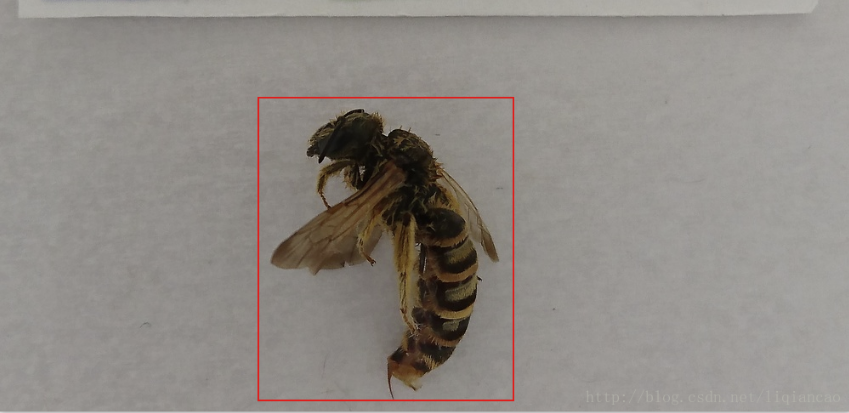
#> input picture Test/mifeng.png, 849 x 413 px
$ python test_cv1.py
#> lines starting #> are read from the running program, lines starting #| are printed output that depends on the picture
# # -*- coding:utf-8 -*-
#
from PIL import Image
from pylab import *
import os
#
# def cut(id,vx,vy):
#     #打开图片图片1.jpg
#     name1 = "/home/xuna/桌面/3/图片" + id + ".jpg"
#     name2 = "/home/xuna/桌面/3/图片" + id + "_切块_"
#     im = Image.open(name1)
#
#     #偏移量
#     dx = 40
#     dy = 40
#     n = 1
#
#     #左上角切割
#     x1 = 0
#     y1 = 0
#     x2 = vx
#     y2 = vy
#
#     #纵向
#     while x2 <= 320:
#         #横向切
#         while y2 <= 480:
#             name3 = name2 + str(n) + ".jpg"
#             #print n,x1,y1,x2,y2
#             im2 = im.crop((y1, x1, y2, x2))
#             im2.save(name3)
#             y1 = y1 + dy
#             y2 = y1 + vy
#             n = n + 1
#         x1 = x1 + dx
#         x2 = x1 + vx
#         y1 = 0
#         y2 = vy
#
#     print("图片切割成功，切割得到的子图片数为")
#     return n-1
#
#
# if __name__=="__main__":
#
#     #取图片id的后两位
#     id = "1"
#
#     #切割图片的面积 vx,vy
#     #大
#     res = cut(id,160,160)
#
#     #中
#     #res = cut(id,120,120)
#
#     #小
#     #res = cut(id,80,80)
#
#     print(res)
image = Image.open('mifeng.png')
#> image is the input picture: PIL image 849x413 RGB; mean R, G, B 143.4, 138.6, 133.6
box = (250,100,550,400)
image2 = image.crop(box)
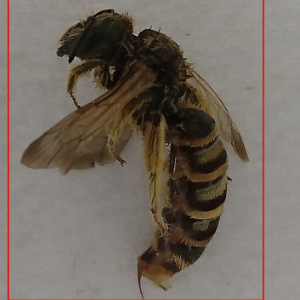
#> image2: PIL image 300x300 RGB; mean R, G, B 116.4, 107.1, 98.4
im = array(image2)
image2.save(os.path.join('home','yqw','mifeng.png'))
# imshow(array(image))
imshow(im)
show()
